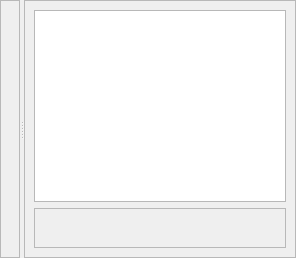
          <widget class="QWidget" name="tab_6">
           <attribute name="icon">
            <iconset resource="icons.qrc">
             <normaloff>:/file/grid_icon.svg</normaloff>:/file/grid_icon.svg</iconset>
           </attribute>
           <attribute name="title">
            <string>Grid</string>
           </attribute>
           <layout class="QHBoxLayout" name="horizontalLayout_6">
            <property name="margin">
             <number>0</number>
            </property>
            <item>
             <widget class="QSplitter" name="splitter_3">
              <property name="orientation">
               <enum>Qt::Horizontal</enum>
              </property>
              <widget class="QFrame" name="frame_10">
               <property name="frameShape">
                <enum>QFrame::StyledPanel</enum>
               </property>
               <property name="frameShadow">
                <enum>QFrame::Raised</enum>
               </property>
               <layout class="QVBoxLayout" name="verticalLayout_10">
                <item>
                 <widget class="MatplotlibWidget" name="gridPlot" native="true"/>
                </item>
               </layout>
              </widget>
              <widget class="QFrame" name="frame_8">
               <property name="frameShape">
                <enum>QFrame::StyledPanel</enum>
               </property>
               <property name="frameShadow">
                <enum>QFrame::Raised</enum>
               </property>
               <layout class="QVBoxLayout" name="verticalLayout_6">
                <item>
                 <widget class="QTableView" name="item_table"/>
                </item>
                <item>
                 <widget class="QFrame" name="frame_9">
                  <property name="frameShape">
                   <enum>QFrame::StyledPanel</enum>
                  </property>
                  <property name="frameShadow">
                   <enum>QFrame::Raised</enum>
                  </property>
                  <layout class="QHBoxLayout" name="horizontalLayout_2">
                   <item>
                    <spacer name="horizontalSpacer_6">
                     <property name="orientation">
                      <enum>Qt::Horizontal</enum>
                     </property>
                     <property name="sizeHint" stdset="0">
                      <size>
                       <width>40</width>
                       <height>20</height>
                      </size>
                     </property>
                    </spacer>
                   </item>
                  </layout>
                 </widget>
                </item>
               </layout>
              </widget>
             </widget>
            </item>
           </layout>
          </widget>
